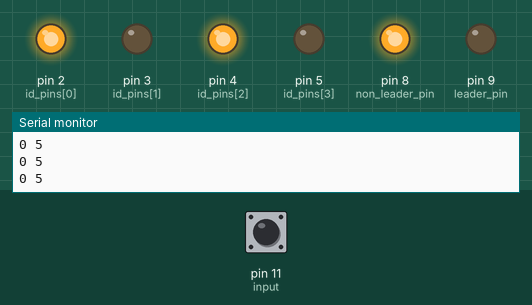
A sketch run on a simulated Arduino Uno, built with avr-gcc and run on an emulated ATmega328P. Parts: output pins drawn as LEDs (lit = HIGH), the last lines printed to the serial monitor. Dashed ring = blinking. The test bench sets the inputs (shaded band); at power-on: pin 11 (input) LOW.

Above: at 1.2 s.
1.3 s: pin 11 (input) pulsed HIGH 5 times (0.12 s each, 0.3 s apart)
At 1.88 s:
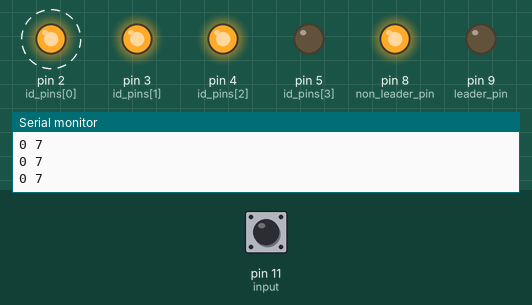
At 3.9 s:
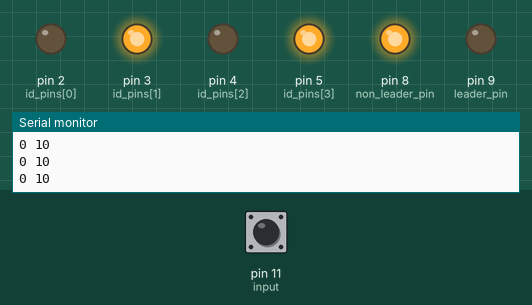
4.3 s: pin 11 (input) pulsed HIGH 2 times (0.12 s each, 0.3 s apart)
At 5.7 s:
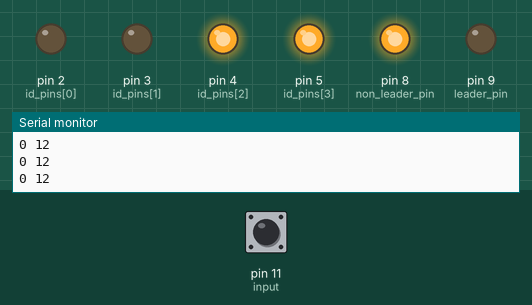
Timing chart, 0 to 7.3 s (numbered marks = the images above; inputs shaded):
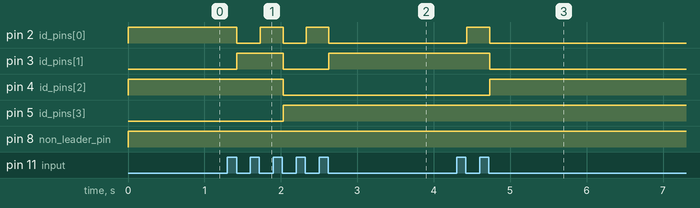

Measured:
- after the input at 1.3 s, pin 2 (id_pins[0]): alternates HIGH for 0.30 s and LOW for 0.30 s, 5 changes in all, then stays LOW, starting after 0.13 s; pin 3 (id_pins[1]): LOW → HIGH after 0.13 s, → LOW 0.60 s later, → HIGH 0.60 s later; pin 4 (id_pins[2]): HIGH → LOW after 0.73 s; pin 5 (id_pins[3]): LOW → HIGH after 0.73 s
- after the input at 4.3 s, pin 2 (id_pins[0]): LOW → HIGH after 0.13 s, → LOW 0.30 s later; pin 3 (id_pins[1]): HIGH → LOW after 0.43 s; pin 4 (id_pins[2]): LOW → HIGH after 0.43 s

The sketch:

display_logic.ino
```cpp
int id = 5;
int id_pins[] = {2,3,4,5};
int num_pins = 4;

int leader = 0;

int leader_pin = 9;
int non_leader_pin = 8;

int input = 11;

int prev_button = 0;

void setup() {
  for(int i = 0; i < num_pins; i++) {
    pinMode(id_pins[i], OUTPUT);
  }
  pinMode(leader_pin, OUTPUT);
  pinMode(non_leader_pin, OUTPUT);
  pinMode(input, INPUT);
  Serial.begin(9600);
}

void loop() {
  // put your main code here, to run repeatedly:
  //id++;

  int tmp = id;

  for(int i = 0; i < num_pins; i++) {
    digitalWrite(id_pins[i], tmp % 2);
    tmp /= 2;
  }

  digitalWrite(leader_pin, leader);
  digitalWrite(non_leader_pin, ~leader);

  int button = digitalRead(input);

  if(button != prev_button && button == 0) {
    id++;
  }
  prev_button = button;
  Serial.println(String(button) + " " + String(id));


}
```
